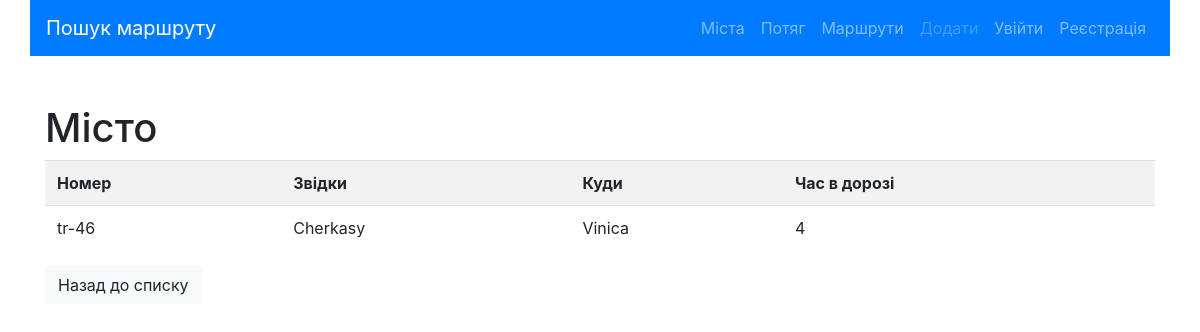
/trains/detail/68/, run on the app's committed database.
### trains/models.py (models this page shows, shortened)
class Train(models.Model):
    name = models.CharField(max_length=50, unique=True, verbose_name="Номер потягу")
    travel_time = models.PositiveSmallIntegerField(verbose_name='Час в дорозі')
    from_city = models.ForeignKey(City, on_delete=models.CASCADE,
                                  related_name='from_city_set',
                                  verbose_name='З якого міста'
                                  )
    to_city = models.ForeignKey('cities.City', on_delete=models.CASCADE,
                                  related_name='to_city_set',
                                  verbose_name='В яке місто'
                                  )
    class Meta:
        verbose_name = 'Потяг'
        verbose_name_plural = 'Поїзди'
        ordering = ['from_city']

### cities/models.py (models this page shows, shortened)
class City(models.Model):
    name = models.CharField(max_length=150, unique=True, verbose_name='Місто')
    def __str__(self):
        return self.name
    class Meta:
        verbose_name = 'Місто'
        verbose_name_plural = 'Міста'
        ordering = ['name']

### trains/views.py (the view)
# urls.py: path('detail/<int:pk>/', TrainDetailView.as_view(), name='detail'),
class TrainDetailView(DetailView):
    queryset = Train.objects.all()
    template_name = 'trains/detail.html'

### trains/templates/trains/detail.html (shortened to what this page needs)
{% extends 'base.html' %}
{% block content %}
<h1>Місто</h1>
<div class="row">
    <div class="col-md">
             <table class="table table-striped">
            <tr>
                <th>Номер</th>
                <th>Звідки</th>
                <th>Куди</th>
                <th>Час в дорозі</th>
            </tr>
            <tr>
                <td>{{ object.name }}</td>
                <td>{{ object.from_city }}</td>
                <td>{{ object.to_city }}</td>
                <td>{{ object.travel_time }}</td>
            </tr>
            </table>
    </div>
</div>
<div class="row">
    <div class="col-md-4">
        <a href="{% url 'trains:home'%}">
            <buton type="button" class="btn btn-light">
                Назад до списку
            </buton>
        </a>
    </div>
</div>
{% endblock %}

### data on the page
Train: name "tr-46", from_city "Cherkasy", to_city "Vinica", travel_time "4"
